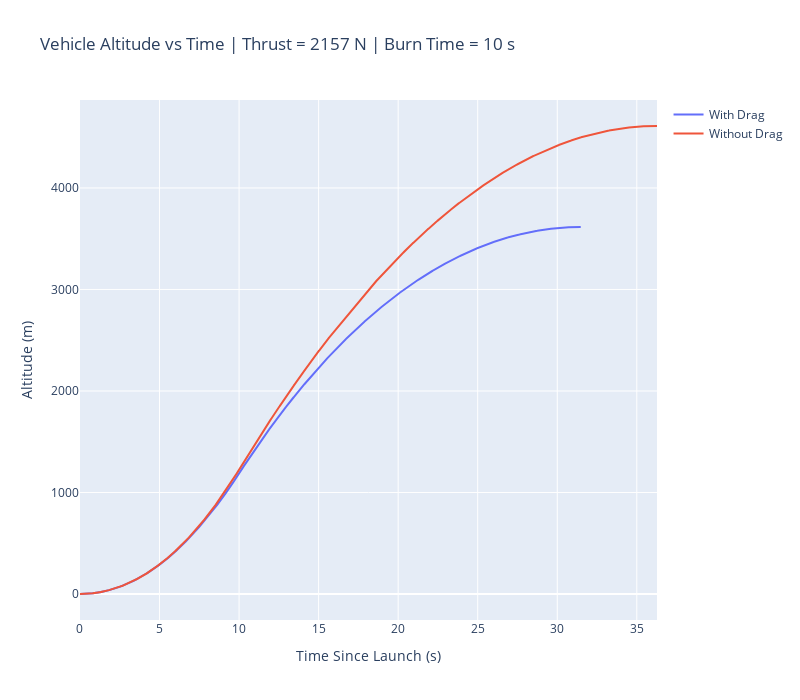

Notebook source saved alongside this figure:
### Code cell
#Example altitude_integrator() run
x, x_arr, t_arr = altitude_integrator(thrust = 2157, tburn = 10, m_wet = 67.3184496663, mdot = 1.2918, dt = 0.001)
x_dragless, x_arr_dragless, t_arr_dragless = altitude_integrator(thrust = 2157, tburn = 10, m_wet = 67.3184496663, mdot = 1.2918, dt = 0.001, drag = False)

fig3 = go.Figure(
    layout = go.Layout(
        title=go.layout.Title(text="Vehicle Altitude vs Time | Thrust = 2157 N | Burn Time = 10 s"),
        width = 800,
        height = 700
    )
)
fig3.add_trace(go.Scatter(x = t_arr, y = x_arr, mode = "lines", name = "With Drag"))
fig3.add_trace(go.Scatter(x = t_arr_dragless, y = x_arr_dragless, mode="lines", name="Without Drag"))

fig3.update_layout(
    xaxis_title = "Time Since Launch (s)",
    yaxis_title = "Altitude (m)"
)

fig3.show()

### Figure 1 — Plotly figure (JSON) as saved in the notebook; plotly's stock layout.template omitted (floating-point values rounded to 4 significant figures; data arrays with more than 128 entries replaced by an {"elided": "..."} marker saying what was removed)
{"data": [{"mode": "lines", "name": "With Drag", "type": "scatter", "x": {"elided": "31476 float values"}, "y": {"elided": "31476 float values"}}, {"mode": "lines", "name": "Without Drag", "type": "scatter", "x": {"elided": "36270 float values"}, "y": {"elided": "36270 float values"}}], "layout": {"height": 700, "title": {"text": "Vehicle Altitude vs Time | Thrust = 2157 N | Burn Time = 10 s"}, "width": 800, "xaxis": {"title": {"text": "Time Since Launch (s)"}}, "yaxis": {"title": {"text": "Altitude (m)"}}}}
